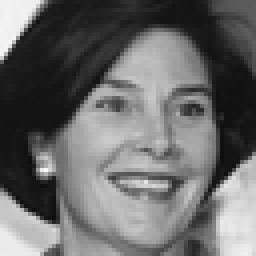
%> input picture Assignment_3/input_data/laura.gif, 64 x 64 px (shown 4 times larger)
$ octave q3.m   (GNU Octave 9; MATLAB toolbox functions it lacks are replaced by stand-ins)
%> lines starting %> are read from the running program, lines starting %| are printed output that depends on the picture
img = imread('../input_data/laura.gif');
%> img: size 64x64 uint8; min 0, max 233, mean 92.2

img1= zeros([128,128]);
img1(1:64, 1:64) = img(:,:);
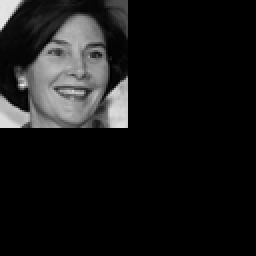
%> img1: size 128x128 double (shown 2 times larger); min 0, max 233, mean 23.1
img1(65:128, 65:128) = 0;

img2= zeros([256,256]);
img2(1:64, 1:64) = img(:,:);
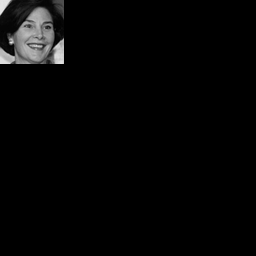
%> img2: size 256x256 double; min 0, max 233, mean 5.8
img2(65:256,65:256) = 0;

img3= zeros([512,512]);
img3(1:64, 1:64) = img(:,:);
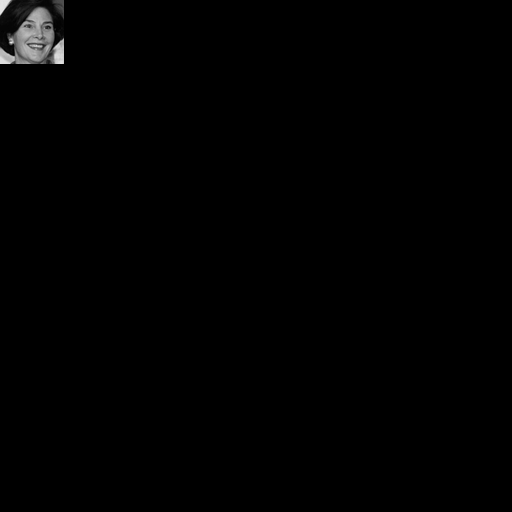
%> img3: size 512x512 double; min 0, max 233, mean 1.4
img3(65:512,65:512) = 0;

figure;
subplot(1,2,1);
imshow(img,[]);
subplot(1,2,2);
imshow(mat2gray(log(abs(fftshift(fft2(img))))));
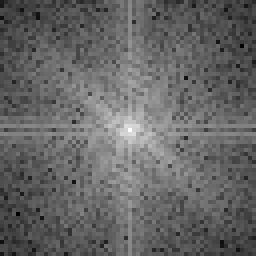
%> displayed picture: size 64x64, on the screen's scale of 0 to 255 (shown 4 times larger); min 0, max 255, mean 101.2

figure;
subplot(1,2,1);
imshow(mat2gray(img1),[]);
subplot(1,2,2);
imshow(mat2gray(log(abs(fftshift(fft2(img1))))));
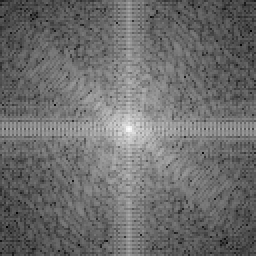
%> displayed picture: size 128x128, on the screen's scale of 0 to 255 (shown 2 times larger); min 0, max 255, mean 108.5

figure;
subplot(1,2,1);
imshow(mat2gray(img2),[]);
subplot(1,2,2);
imshow(mat2gray(log(abs(fftshift(fft2(img2))))));
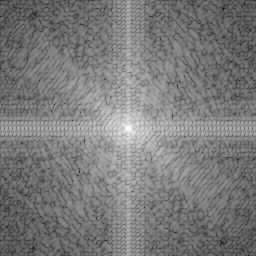
%> displayed picture: size 256x256, on the screen's scale of 0 to 255; min 0, max 255, mean 122.2

figure;
subplot(1,2,1);
imshow(mat2gray(img3),[]);
subplot(1,2,2);
imshow(mat2gray(log(abs(fftshift(fft2(img3))))));
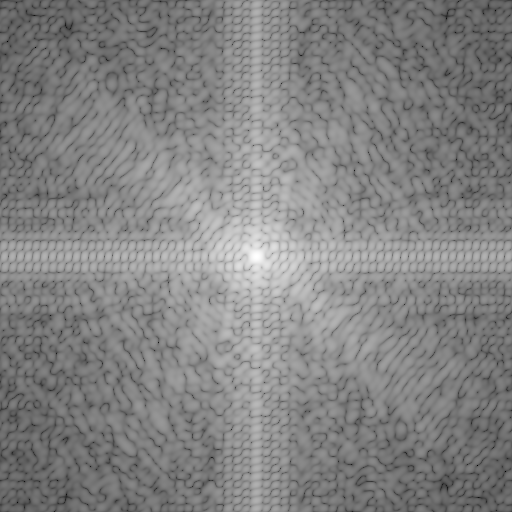
%> displayed picture: size 512x512, on the screen's scale of 0 to 255; min 0, max 255, mean 130.6
